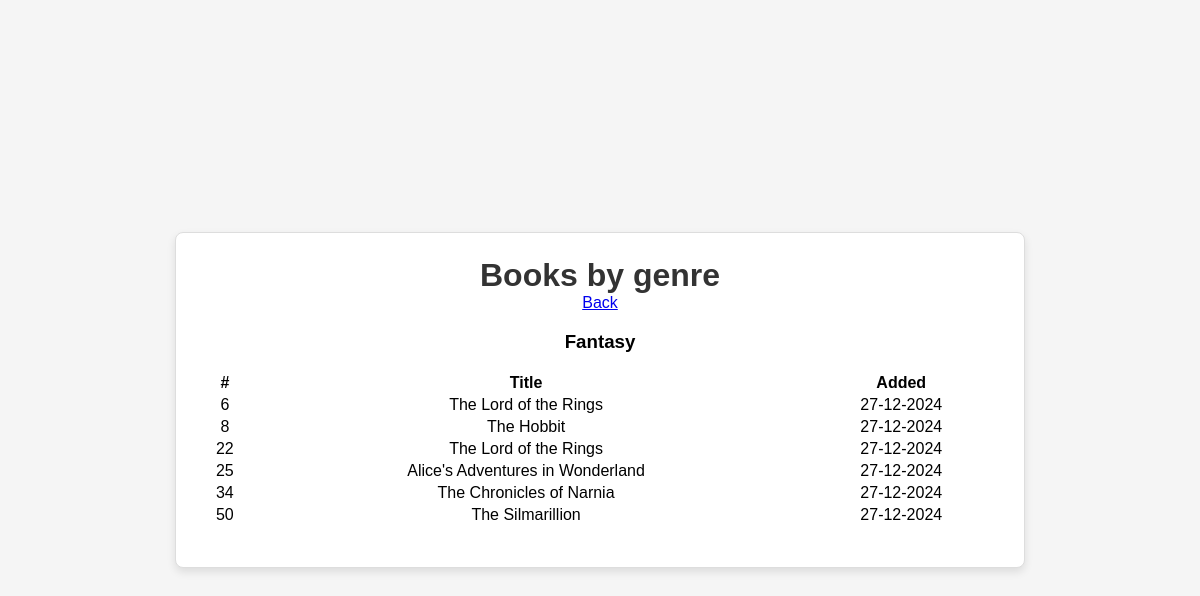
Screenshot of /genres/4 with the database file from the repository.
### database.py (models this page shows, shortened)
class Genre(db.Model):
    id = db.Column(db.Integer, primary_key=True)
    name = db.Column(db.String, nullable=False)
    books = relationship("Book", back_populates="genre")
    added = db.Column(db.DateTime, nullable=False, default=func.now())

class Book(db.Model):
    id = db.Column(db.Integer, primary_key=True)
    name = db.Column(db.String, nullable=False)
    added = db.Column(db.DateTime, nullable=False, default=func.now())
    genre_id = db.Column(db.Integer, db.ForeignKey(
        "genre.id", ondelete='SET NULL'))
    genre = relationship("Genre", back_populates="books")

### app.py (the view)
@ app.route("/genres/<int:genre_id>")
def books_by_genre(genre_id):
    genre = Genre.query.get_or_404(genre_id)
    return render_template("books_by_genre.html", genre_name=genre.name, books=genre.books)

### templates/books_by_genre.html (shortened to what this page needs)
<!DOCTYPE html>
{% extends "layout.html" %} {% block body %}
<html lang="en">
  <head>
    <link
      rel="stylesheet"
      href="https://cdn.jsdelivr.net/npm/purecss@3.0.0/build/pure-min.css"
    />
  </head>
  <body>
    <div id="main">
      <div class="header">
        <h1>Books by genre</h1>
      </div>
      <div class="pure-g">
          <a class="pure-button" href="{{ url_for('all_books') }}">Back</a>
        <div class="pure-u-1-1">
            <h3>{{genre_name}}</h4>
          <table class="pure-table">
                <thead>
                <tr>
                    <th>#</th>
                    <th>Title</th>
                    <th>Added</th>
                </tr>
                </thead>
                <tbody>
                {%- for book in books %}
                <tr>
                    <td>{{ book.id }}</td>
                    <td>{{ book.name }}</td>
                    <td>{{ book.added.strftime("%d-%m-%Y") }}</td>
                </tr>
                {%- endfor %}
                </tbody>
          </table>
        </div>
      </div>
    </div>
  </body>
</html>
{% endblock %}

### templates/books_by_genre.html (style rules this page uses)
body { margin: 0; padding: 0; display: flex; justify-content: center; align-items: center; height: 100vh; text-align: center; font-family: Arial, sans-serif; background-color: #f5f5f5; }
#main { width: 80%; max-width: 800px; background-color: #fff; border: 1px solid #ddd; border-radius: 8px; box-shadow: 0 4px 8px rgba(0, 0, 0, 0.1); padding: 1.5em; }
.header h1 { margin: 0; font-size: 2em; color: #333; }
.pure-table { margin: 1em auto; width: 100%; }

### rows the page displays
Genre: name "Fantasy"
Book: id "6", name "The Lord of the Rings", added "27-12-2024"
Book: id "8", name "The Hobbit", added "27-12-2024"
Book: id "22", name "The Lord of the Rings", added "27-12-2024"
Book: id "25", name "Alice's Adventures in Wonderland", added "27-12-2024"
Book: id "34", name "The Chronicles of Narnia", added "27-12-2024"
Book: id "50", name "The Silmarillion", added "27-12-2024"
